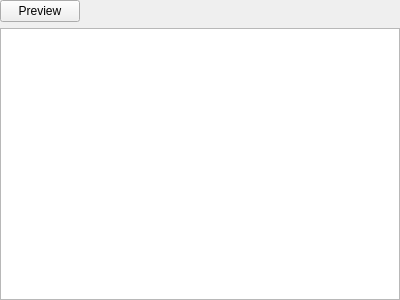
<?xml version="1.0" encoding="UTF-8"?>
<ui version="4.0">
 <class>TextAttachmentsEditWidget</class>
 <widget class="QWidget" name="TextAttachmentsEditWidget">
  <property name="geometry">
   <rect>
    <x>0</x>
    <y>0</y>
    <width>400</width>
    <height>300</height>
   </rect>
  </property>
  <property name="windowTitle">
   <string>Form</string>
  </property>
  <layout class="QVBoxLayout" name="verticalLayout">
   <property name="leftMargin">
    <number>0</number>
   </property>
   <property name="topMargin">
    <number>0</number>
   </property>
   <property name="rightMargin">
    <number>0</number>
   </property>
   <property name="bottomMargin">
    <number>0</number>
   </property>
   <item>
    <layout class="QHBoxLayout" name="horizontalLayout">
     <item>
      <widget class="QPushButton" name="previewPushButton">
       <property name="text">
        <string>Preview</string>
       </property>
       <property name="checkable">
        <bool>false</bool>
       </property>
       <property name="checked">
        <bool>false</bool>
       </property>
      </widget>
     </item>
     <item>
      <spacer name="horizontalSpacer">
       <property name="orientation">
        <enum>Qt::Horizontal</enum>
       </property>
       <property name="sizeHint" stdset="0">
        <size>
         <width>40</width>
         <height>20</height>
        </size>
       </property>
      </spacer>
     </item>
    </layout>
   </item>
   <item>
    <widget class="QTextEdit" name="attachmentsTextEdit"/>
   </item>
  </layout>
 </widget>
 <resources/>
 <connections/>
</ui>
